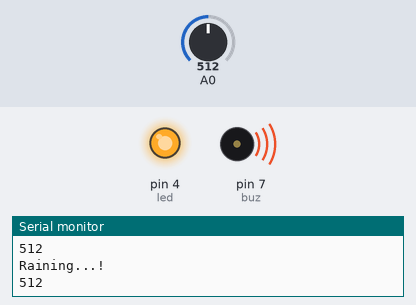
Bench run of a sketch on a simulated Arduino Uno, built with avr-gcc and run on an emulated ATmega328P. Shown: output pins drawn as LEDs (lit = HIGH), buzzer (waves = sounding), the last lines printed to the serial monitor. Inputs (shaded band) come from the test bench; at power-on: A0 = 512.

Above: at 1.2 s.
1.3 s: A0 set to 889
4.3 s: A0 set to 910
At 5.5 s:
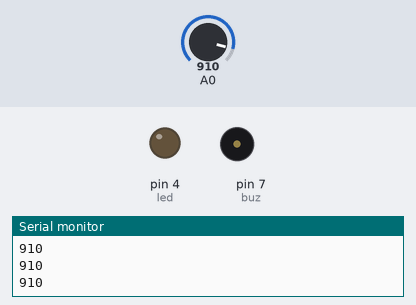
5.8 s: A0 set to 890
At 6.9 s:
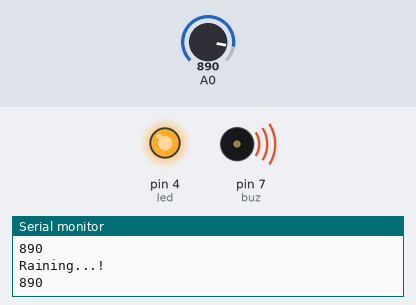
7.3 s: A0 set to 900
At 8.1 s:
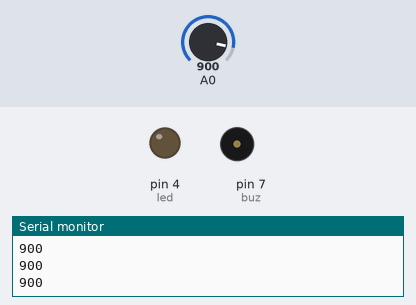
Timing chart, 0 to 9.8 s (numbered marks = the images above; inputs shaded):
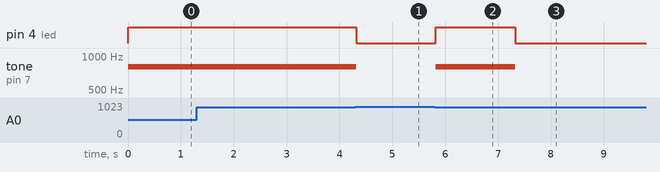

Measured:
- the behaviour switches between 899 and 900 on A0 (found by bisection; images 0 and 1)
- after the input at 4.3 s, pin 4 (led): HIGH → LOW at once; tone on pin 7 (buz): 800 Hz → silent at once
- after the input at 5.8 s, pin 4 (led): LOW → HIGH at once; tone on pin 7 (buz): silent → 800 Hz at once
- after the input at 7.3 s, pin 4 (led): HIGH → LOW at once; tone on pin 7 (buz): 800 Hz → silent at once

The sketch:

rain_drop.ino
```cpp
#define led 4

const int buz=7;

void setup() {
  Serial.begin(9600);
  pinMode(buz,OUTPUT);
  pinMode(led,OUTPUT);
}

void loop() {
  int sv= analogRead(A0);
  Serial.println(sv);
  if (sv<900){
    Serial.println("Raining...!");
    tone(buz,800);
    digitalWrite(led,HIGH);
  }else{
    digitalWrite(led,LOW);
    noTone(buz);

  }


}
```
